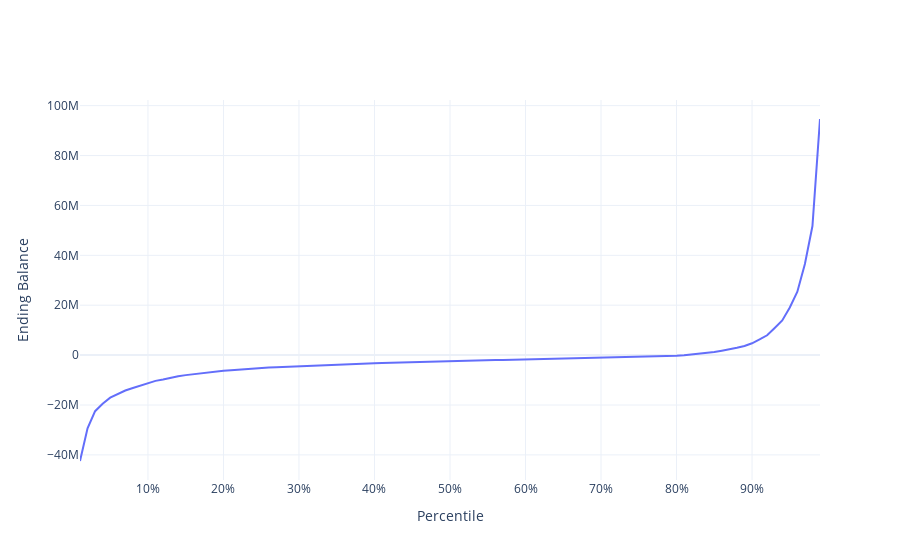

This figure's notebook cell:
### Markdown cell above
# FIGURE 2

### Code cell
grid = [i / 100 for i in range(1, 100)]
pcts = BT.quantile(grid).to_numpy()
trace = go.Scatter(
    x=grid,
    y=pcts,
    mode="lines",
    hovertemplate="%{x:.0%} percentile=%{y:,.1f}MM<extra></extra>"
)
fig = go.Figure(trace)
fig.update_layout(
    xaxis_title="Percentile",
    yaxis_title="Ending Balance",
    xaxis_tickformat=".0%",
    template="plotly_white",
)
fig.show()
